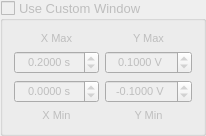
         <widget class="QGroupBox" name="groupBox_window">
          <property name="enabled">
           <bool>false</bool>
          </property>
          <property name="font">
           <font>
            <pointsize>10</pointsize>
           </font>
          </property>
          <property name="title">
           <string>Use Custom Window </string>
          </property>
          <property name="flat">
           <bool>true</bool>
          </property>
          <property name="checkable">
           <bool>true</bool>
          </property>
          <property name="checked">
           <bool>false</bool>
          </property>
          <layout class="QHBoxLayout" name="horizontalLayout">
           <item>
            <layout class="QVBoxLayout" name="verticalLayout_x">
             <item>
              <widget class="QLabel" name="label_xmax">
               <property name="font">
                <font>
                 <pointsize>8</pointsize>
                </font>
               </property>
               <property name="text">
                <string>X Max</string>
               </property>
               <property name="alignment">
                <set>Qt::AlignBottom|Qt::AlignHCenter</set>
               </property>
              </widget>
             </item>
             <item>
              <widget class="QDoubleSpinBox" name="doubleSpinBox_xmax">
               <property name="font">
                <font>
                 <pointsize>8</pointsize>
                </font>
               </property>
               <property name="alignment">
                <set>Qt::AlignCenter</set>
               </property>
               <property name="suffix">
                <string> s</string>
               </property>
               <property name="decimals">
                <number>4</number>
               </property>
               <property name="minimum">
                <double>-100.000000000000000</double>
               </property>
               <property name="maximum">
                <double>100.000000000000000</double>
               </property>
               <property name="singleStep">
                <double>0.001000000000000</double>
               </property>
               <property name="value">
                <double>0.200000000000000</double>
               </property>
              </widget>
             </item>
             <item>
              <widget class="QDoubleSpinBox" name="doubleSpinBox_xmin">
               <property name="font">
                <font>
                 <pointsize>8</pointsize>
                </font>
               </property>
               <property name="alignment">
                <set>Qt::AlignCenter</set>
               </property>
               <property name="suffix">
                <string> s</string>
               </property>
               <property name="decimals">
                <number>4</number>
               </property>
               <property name="minimum">
                <double>-100.000000000000000</double>
               </property>
               <property name="maximum">
                <double>100.000000000000000</double>
               </property>
               <property name="singleStep">
                <double>0.001000000000000</double>
               </property>
              </widget>
             </item>
             <item>
              <widget class="QLabel" name="label_xmin">
               <property name="font">
                <font>
                 <pointsize>8</pointsize>
                </font>
               </property>
               <property name="text">
                <string>X Min</string>
               </property>
               <property name="alignment">
                <set>Qt::AlignHCenter|Qt::AlignTop</set>
               </property>
              </widget>
             </item>
            </layout>
           </item>
           <item>
            <layout class="QVBoxLayout" name="verticalLayout_y">
             <item>
              <widget class="QLabel" name="label_ymax">
               <property name="font">
                <font>
                 <pointsize>8</pointsize>
                </font>
               </property>
               <property name="text">
                <string>Y Max</string>
               </property>
               <property name="alignment">
                <set>Qt::AlignBottom|Qt::AlignHCenter</set>
               </property>
              </widget>
             </item>
             <item>
              <widget class="QDoubleSpinBox" name="doubleSpinBox_ymax">
               <property name="font">
                <font>
                 <pointsize>8</pointsize>
                </font>
               </property>
               <property name="alignment">
                <set>Qt::AlignCenter</set>
               </property>
               <property name="suffix">
                <string> V</string>
               </property>
               <property name="decimals">
                <number>4</number>
               </property>
               <property name="minimum">
                <double>-100.000000000000000</double>
               </property>
               <property name="maximum">
                <double>100.000000000000000</double>
               </property>
               <property name="singleStep">
                <double>0.001000000000000</double>
               </property>
               <property name="value">
                <double>0.100000000000000</double>
               </property>
              </widget>
             </item>
             <item>
              <widget class="QDoubleSpinBox" name="doubleSpinBox_ymin">
               <property name="font">
                <font>
                 <pointsize>8</pointsize>
                </font>
               </property>
               <property name="alignment">
                <set>Qt::AlignCenter</set>
               </property>
               <property name="suffix">
                <string> V</string>
               </property>
               <property name="decimals">
                <number>4</number>
               </property>
               <property name="minimum">
                <double>-100.000000000000000</double>
               </property>
               <property name="maximum">
                <double>100.000000000000000</double>
               </property>
               <property name="singleStep">
                <double>0.001000000000000</double>
               </property>
               <property name="value">
                <double>-0.100000000000000</double>
               </property>
              </widget>
             </item>
             <item>
              <widget class="QLabel" name="label_ymin">
               <property name="font">
                <font>
                 <pointsize>8</pointsize>
                </font>
               </property>
               <property name="text">
                <string>Y Min</string>
               </property>
               <property name="alignment">
                <set>Qt::AlignHCenter|Qt::AlignTop</set>
               </property>
              </widget>
             </item>
            </layout>
           </item>
          </layout>
         </widget>
